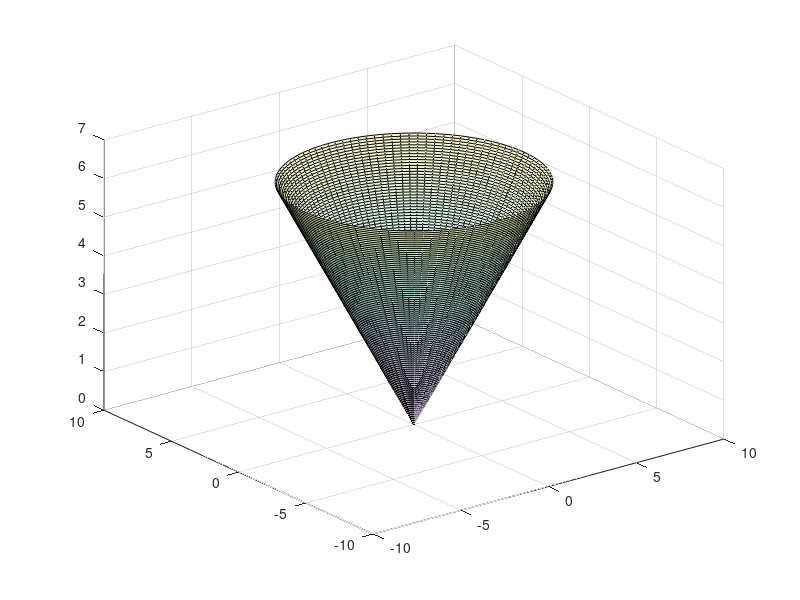

The MATLAB script that drew this image: (Note: this script raises an error after producing the figure.)
% Presek stožca s tangentno ravnino:

r = linspace(0, 2 * pi) ;
th = linspace(0, 2 * pi) ;
[R,T] = meshgrid(r, th) ;
X = R.*cos(T);
Y = R.*sin(T);
Z = R;
S = surf(X, Y, Z, 'FaceAlpha', 0.2);
S.EdgeColor = 'none';
hold on;

% Nariši nosilko stožca:

x = meshgrid(0 : 0.1 : 6); 
y = zeros(61, 61);
z = x - 0.1;
s = surf(x, y, z) 
s.EdgeColor = 'red';

xlabel('x');
ylabel('y');
zlabel('z');

% Nariši tangentnoravnino:
[x_r, y_r] = meshgrid(-5:0.1:10); % Generate x and y data
z_r = x_r; % Generate z data
S_r = surf(x_r, y_r, z_r) % Plot the surface
S_r.EdgeColor = 'yellow'